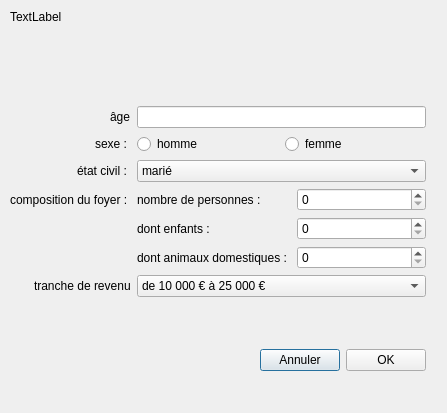
<?xml version="1.0" encoding="UTF-8"?>
<ui version="4.0">
 <class>AjoutPersonne</class>
 <widget class="QDialog" name="AjoutPersonne">
  <property name="windowModality">
   <enum>Qt::ApplicationModal</enum>
  </property>
  <property name="geometry">
   <rect>
    <x>0</x>
    <y>0</y>
    <width>447</width>
    <height>413</height>
   </rect>
  </property>
  <property name="windowTitle">
   <string>Dialog</string>
  </property>
  <widget class="QWidget" name="verticalLayoutWidget">
   <property name="geometry">
    <rect>
     <x>10</x>
     <y>10</y>
     <width>416</width>
     <height>361</height>
    </rect>
   </property>
   <layout class="QVBoxLayout" name="verticalLayout">
    <item>
     <widget class="QLabel" name="lbl_warning">
      <property name="font">
       <font>
        <kerning>true</kerning>
       </font>
      </property>
      <property name="text">
       <string>TextLabel</string>
      </property>
     </widget>
    </item>
    <item>
     <spacer name="verticalSpacer">
      <property name="orientation">
       <enum>Qt::Vertical</enum>
      </property>
      <property name="sizeHint" stdset="0">
       <size>
        <width>20</width>
        <height>40</height>
       </size>
      </property>
     </spacer>
    </item>
    <item>
     <layout class="QFormLayout" name="formLayout">
      <property name="fieldGrowthPolicy">
       <enum>QFormLayout::AllNonFixedFieldsGrow</enum>
      </property>
      <property name="labelAlignment">
       <set>Qt::AlignRight|Qt::AlignTrailing|Qt::AlignVCenter</set>
      </property>
      <item row="2" column="0">
       <widget class="QLabel" name="lbl_age">
        <property name="text">
         <string>âge</string>
        </property>
       </widget>
      </item>
      <item row="2" column="1">
       <widget class="QLineEdit" name="txtbox_age"/>
      </item>
      <item row="3" column="0">
       <widget class="QLabel" name="lbl_sexe">
        <property name="text">
         <string>sexe : </string>
        </property>
       </widget>
      </item>
      <item row="3" column="1">
       <layout class="QHBoxLayout" name="horizontalLayout">
        <item>
         <widget class="QRadioButton" name="rdb_homme">
          <property name="text">
           <string>homme</string>
          </property>
         </widget>
        </item>
        <item>
         <widget class="QRadioButton" name="rdb_femme">
          <property name="text">
           <string>femme</string>
          </property>
         </widget>
        </item>
       </layout>
      </item>
      <item row="4" column="0">
       <widget class="QLabel" name="lbl_etat_civil">
        <property name="text">
         <string>état civil : </string>
        </property>
       </widget>
      </item>
      <item row="4" column="1">
       <widget class="QComboBox" name="cb_etat_civil">
        <item>
         <property name="text">
          <string>marié</string>
         </property>
        </item>
        <item>
         <property name="text">
          <string>veuf</string>
         </property>
        </item>
        <item>
         <property name="text">
          <string>célibataire</string>
         </property>
        </item>
        <item>
         <property name="text">
          <string>vie maritale</string>
         </property>
        </item>
       </widget>
      </item>
      <item row="5" column="0">
       <widget class="QLabel" name="lbl_compo_foyer">
        <property name="text">
         <string>composition du foyer : </string>
        </property>
       </widget>
      </item>
      <item row="5" column="1">
       <layout class="QFormLayout" name="formLayout_3">
        <item row="0" column="0">
         <widget class="QLabel" name="lbl_nb_personnes">
          <property name="text">
           <string>nombre de personnes : </string>
          </property>
         </widget>
        </item>
        <item row="0" column="1">
         <widget class="QSpinBox" name="spbox_nb_personnes"/>
        </item>
        <item row="1" column="0">
         <widget class="QLabel" name="lbl_enfants">
          <property name="text">
           <string>dont enfants : </string>
          </property>
         </widget>
        </item>
        <item row="1" column="1">
         <widget class="QSpinBox" name="spbox_enfants"/>
        </item>
        <item row="2" column="0">
         <widget class="QLabel" name="lbl_animaux">
          <property name="text">
           <string>dont animaux domestiques : </string>
          </property>
         </widget>
        </item>
        <item row="2" column="1">
         <widget class="QSpinBox" name="spbox_animaux"/>
        </item>
       </layout>
      </item>
      <item row="6" column="0">
       <widget class="QLabel" name="lbl_revenu">
        <property name="text">
         <string>tranche de revenu</string>
        </property>
       </widget>
      </item>
      <item row="6" column="1">
       <widget class="QComboBox" name="cb_revenu">
        <item>
         <property name="text">
          <string>de 10 000 € à 25 000 €</string>
         </property>
        </item>
        <item>
         <property name="text">
          <string>de 25 000 € à 70 000 €</string>
         </property>
        </item>
        <item>
         <property name="text">
          <string>de 70 000 € à 150 000 €</string>
         </property>
        </item>
        <item>
         <property name="text">
          <string>+ de 150 000 €</string>
         </property>
        </item>
       </widget>
      </item>
      <item row="7" column="1">
       <spacer name="verticalSpacer_2">
        <property name="orientation">
         <enum>Qt::Vertical</enum>
        </property>
        <property name="sizeHint" stdset="0">
         <size>
          <width>20</width>
          <height>40</height>
         </size>
        </property>
       </spacer>
      </item>
     </layout>
    </item>
    <item>
     <layout class="QHBoxLayout" name="horizontalLayout_3">
      <item>
       <spacer name="horizontalSpacer">
        <property name="orientation">
         <enum>Qt::Horizontal</enum>
        </property>
        <property name="sizeHint" stdset="0">
         <size>
          <width>40</width>
          <height>20</height>
         </size>
        </property>
       </spacer>
      </item>
      <item>
       <widget class="QPushButton" name="pushButton_2">
        <property name="text">
         <string>Annuler</string>
        </property>
       </widget>
      </item>
      <item>
       <widget class="QPushButton" name="pushButton">
        <property name="text">
         <string>OK</string>
        </property>
       </widget>
      </item>
     </layout>
    </item>
   </layout>
  </widget>
 </widget>
 <resources/>
 <connections/>
</ui>
